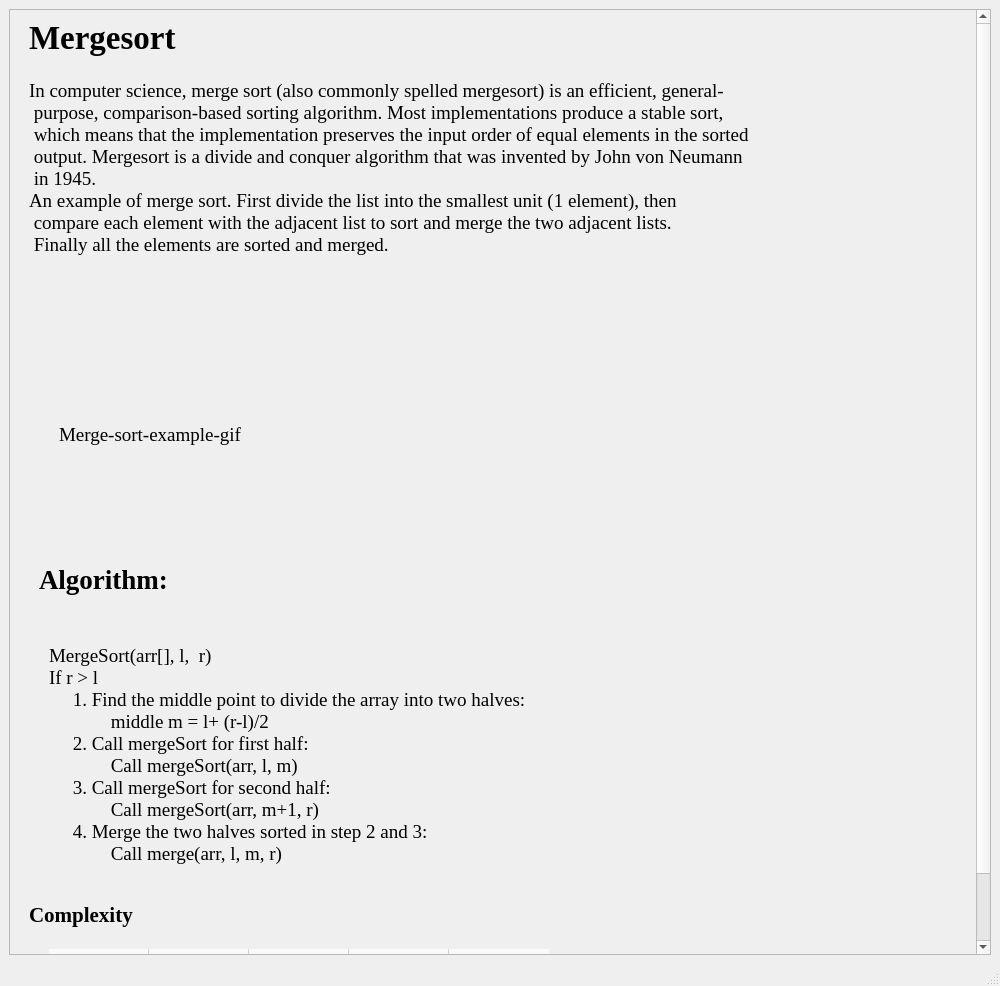
<?xml version="1.0" encoding="UTF-8"?>
<ui version="4.0">
 <class>MainWindow</class>
 <widget class="QMainWindow" name="MainWindow">
  <property name="geometry">
   <rect>
    <x>0</x>
    <y>0</y>
    <width>1000</width>
    <height>986</height>
   </rect>
  </property>
  <property name="sizePolicy">
   <sizepolicy hsizetype="Expanding" vsizetype="Expanding">
    <horstretch>0</horstretch>
    <verstretch>0</verstretch>
   </sizepolicy>
  </property>
  <property name="minimumSize">
   <size>
    <width>971</width>
    <height>800</height>
   </size>
  </property>
  <property name="maximumSize">
   <size>
    <width>1000</width>
    <height>1050</height>
   </size>
  </property>
  <property name="focusPolicy">
   <enum>Qt::WheelFocus</enum>
  </property>
  <property name="acceptDrops">
   <bool>false</bool>
  </property>
  <property name="windowTitle">
   <string>Merge Sort</string>
  </property>
  <property name="autoFillBackground">
   <bool>true</bool>
  </property>
  <property name="styleSheet">
   <string notr="true"/>
  </property>
  <property name="documentMode">
   <bool>false</bool>
  </property>
  <property name="tabShape">
   <enum>QTabWidget::Rounded</enum>
  </property>
  <widget class="QWidget" name="centralwidget">
   <layout class="QVBoxLayout" name="verticalLayout">
    <item>
     <widget class="QScrollArea" name="scrollArea">
      <property name="sizePolicy">
       <sizepolicy hsizetype="Expanding" vsizetype="Ignored">
        <horstretch>0</horstretch>
        <verstretch>0</verstretch>
       </sizepolicy>
      </property>
      <property name="minimumSize">
       <size>
        <width>0</width>
        <height>500</height>
       </size>
      </property>
      <property name="cursor" stdset="0">
       <cursorShape>WaitCursor</cursorShape>
      </property>
      <property name="acceptDrops">
       <bool>false</bool>
      </property>
      <property name="autoFillBackground">
       <bool>true</bool>
      </property>
      <property name="styleSheet">
       <string notr="true">border:none;
QScrollBar
{
background : lightgreen;}</string>
      </property>
      <property name="frameShadow">
       <enum>QFrame::Sunken</enum>
      </property>
      <property name="verticalScrollBarPolicy">
       <enum>Qt::ScrollBarAsNeeded</enum>
      </property>
      <property name="sizeAdjustPolicy">
       <enum>QAbstractScrollArea::AdjustIgnored</enum>
      </property>
      <property name="widgetResizable">
       <bool>true</bool>
      </property>
      <property name="alignment">
       <set>Qt::AlignLeading|Qt::AlignLeft|Qt::AlignVCenter</set>
      </property>
      <widget class="QWidget" name="scrollAreaWidgetContents">
       <property name="geometry">
        <rect>
         <x>0</x>
         <y>0</y>
         <width>961</width>
         <height>1018</height>
        </rect>
       </property>
       <layout class="QVBoxLayout" name="verticalLayout_2">
        <item>
         <widget class="QFrame" name="frame">
          <property name="minimumSize">
           <size>
            <width>0</width>
            <height>1000</height>
           </size>
          </property>
          <property name="acceptDrops">
           <bool>false</bool>
          </property>
          <property name="styleSheet">
           <string notr="true">border:none</string>
          </property>
          <property name="frameShape">
           <enum>QFrame::StyledPanel</enum>
          </property>
          <property name="frameShadow">
           <enum>QFrame::Plain</enum>
          </property>
          <widget class="QTableWidget" name="complexity_table">
           <property name="geometry">
            <rect>
             <x>30</x>
             <y>930</y>
             <width>501</width>
             <height>61</height>
            </rect>
           </property>
           <property name="font">
            <font>
             <family>Times New Roman</family>
             <pointsize>12</pointsize>
            </font>
           </property>
           <property name="layoutDirection">
            <enum>Qt::LeftToRight</enum>
           </property>
           <property name="frameShadow">
            <enum>QFrame::Sunken</enum>
           </property>
           <property name="verticalScrollBarPolicy">
            <enum>Qt::ScrollBarAlwaysOff</enum>
           </property>
           <property name="horizontalScrollBarPolicy">
            <enum>Qt::ScrollBarAlwaysOff</enum>
           </property>
           <property name="sizeAdjustPolicy">
            <enum>QAbstractScrollArea::AdjustToContents</enum>
           </property>
           <property name="gridStyle">
            <enum>Qt::SolidLine</enum>
           </property>
           <attribute name="horizontalHeaderVisible">
            <bool>true</bool>
           </attribute>
           <attribute name="horizontalHeaderCascadingSectionResizes">
            <bool>false</bool>
           </attribute>
           <attribute name="horizontalHeaderHighlightSections">
            <bool>true</bool>
           </attribute>
           <attribute name="verticalHeaderVisible">
            <bool>false</bool>
           </attribute>
           <attribute name="verticalHeaderHighlightSections">
            <bool>true</bool>
           </attribute>
           <row>
            <property name="text">
             <string>Mergesort</string>
            </property>
            <property name="font">
             <font>
              <family>Times New Roman</family>
              <pointsize>12</pointsize>
             </font>
            </property>
            <property name="background">
             <color>
              <red>255</red>
              <green>255</green>
              <blue>255</blue>
             </color>
            </property>
           </row>
           <column>
            <property name="text">
             <string>Best</string>
            </property>
            <property name="font">
             <font>
              <family>Times New Roman</family>
              <pointsize>12</pointsize>
             </font>
            </property>
           </column>
           <column>
            <property name="text">
             <string>Average</string>
            </property>
           </column>
           <column>
            <property name="text">
             <string>Worst</string>
            </property>
           </column>
           <column>
            <property name="text">
             <string>Memory</string>
            </property>
           </column>
           <column>
            <property name="text">
             <string>Stable</string>
            </property>
           </column>
           <item row="0" column="0">
            <property name="text">
             <string>n log (n)</string>
            </property>
           </item>
           <item row="0" column="1">
            <property name="text">
             <string>n log (n)</string>
            </property>
           </item>
           <item row="0" column="2">
            <property name="text">
             <string>n log (n)</string>
            </property>
           </item>
           <item row="0" column="3">
            <property name="text">
             <string>n</string>
            </property>
           </item>
           <item row="0" column="4">
            <property name="text">
             <string>Yes</string>
            </property>
           </item>
          </widget>
          <widget class="QLabel" name="complexity">
           <property name="geometry">
            <rect>
             <x>10</x>
             <y>880</y>
             <width>211</width>
             <height>31</height>
            </rect>
           </property>
           <property name="font">
            <font>
             <family>Times New Roman</family>
             <pointsize>16</pointsize>
             <weight>75</weight>
             <bold>true</bold>
            </font>
           </property>
           <property name="layoutDirection">
            <enum>Qt::LeftToRight</enum>
           </property>
           <property name="text">
            <string>Complexity</string>
           </property>
           <property name="textFormat">
            <enum>Qt::PlainText</enum>
           </property>
          </widget>
          <widget class="QLabel" name="algo_label">
           <property name="geometry">
            <rect>
             <x>20</x>
             <y>540</y>
             <width>331</width>
             <height>41</height>
            </rect>
           </property>
           <property name="font">
            <font>
             <family>Times New Roman</family>
             <pointsize>20</pointsize>
             <weight>75</weight>
             <bold>true</bold>
            </font>
           </property>
           <property name="text">
            <string>Algorithm:</string>
           </property>
          </widget>
          <widget class="QLabel" name="header_label">
           <property name="geometry">
            <rect>
             <x>10</x>
             <y>0</y>
             <width>251</width>
             <height>51</height>
            </rect>
           </property>
           <property name="font">
            <font>
             <family>Times New Roman</family>
             <pointsize>25</pointsize>
             <weight>75</weight>
             <bold>true</bold>
            </font>
           </property>
           <property name="layoutDirection">
            <enum>Qt::LeftToRight</enum>
           </property>
           <property name="text">
            <string>Mergesort</string>
           </property>
           <property name="alignment">
            <set>Qt::AlignLeading|Qt::AlignLeft|Qt::AlignTop</set>
           </property>
          </widget>
          <widget class="QLabel" name="algorithm">
           <property name="geometry">
            <rect>
             <x>30</x>
             <y>600</y>
             <width>861</width>
             <height>271</height>
            </rect>
           </property>
           <property name="font">
            <font>
             <family>Times New Roman</family>
             <pointsize>14</pointsize>
            </font>
           </property>
           <property name="text">
            <string>MergeSort(arr[], l,  r)
If r &gt; l
     1. Find the middle point to divide the array into two halves:  
             middle m = l+ (r-l)/2
     2. Call mergeSort for first half:   
             Call mergeSort(arr, l, m)
     3. Call mergeSort for second half:
             Call mergeSort(arr, m+1, r)
     4. Merge the two halves sorted in step 2 and 3:
             Call merge(arr, l, m, r)</string>
           </property>
          </widget>
          <widget class="QLabel" name="gif_label">
           <property name="geometry">
            <rect>
             <x>40</x>
             <y>320</y>
             <width>371</width>
             <height>191</height>
            </rect>
           </property>
           <property name="font">
            <font>
             <family>Times New Roman</family>
             <pointsize>14</pointsize>
            </font>
           </property>
           <property name="text">
            <string>Merge-sort-example-gif</string>
           </property>
           <property name="scaledContents">
            <bool>true</bool>
           </property>
          </widget>
          <widget class="QLabel" name="algo_info_label">
           <property name="geometry">
            <rect>
             <x>10</x>
             <y>60</y>
             <width>901</width>
             <height>231</height>
            </rect>
           </property>
           <property name="font">
            <font>
             <family>Times New Roman</family>
             <pointsize>14</pointsize>
             <weight>50</weight>
             <bold>false</bold>
            </font>
           </property>
           <property name="focusPolicy">
            <enum>Qt::NoFocus</enum>
           </property>
           <property name="text">
            <string>In computer science, merge sort (also commonly spelled mergesort) is an efficient, general-
 purpose, comparison-based sorting algorithm. Most implementations produce a stable sort, 
 which means that the implementation preserves the input order of equal elements in the sorted 
 output. Mergesort is a divide and conquer algorithm that was invented by John von Neumann
 in 1945.
An example of merge sort. First divide the list into the smallest unit (1 element), then 
 compare each element with the adjacent list to sort and merge the two adjacent lists. 
 Finally all the elements are sorted and merged.
</string>
           </property>
           <property name="textFormat">
            <enum>Qt::AutoText</enum>
           </property>
           <property name="scaledContents">
            <bool>false</bool>
           </property>
           <property name="alignment">
            <set>Qt::AlignJustify|Qt::AlignTop</set>
           </property>
           <property name="wordWrap">
            <bool>true</bool>
           </property>
           <property name="indent">
            <number>1</number>
           </property>
           <property name="textInteractionFlags">
            <set>Qt::LinksAccessibleByMouse</set>
           </property>
          </widget>
         </widget>
        </item>
       </layout>
      </widget>
     </widget>
    </item>
   </layout>
  </widget>
  <widget class="QStatusBar" name="statusbar"/>
 </widget>
 <resources/>
 <connections/>
</ui>
